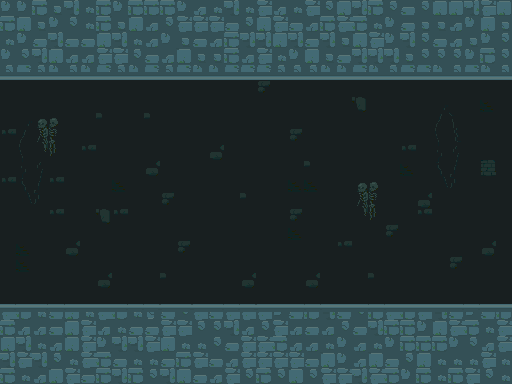

This game map was drawn from its Tiled (.tmx) file and the tilesets committed beside it. A one-line description and the trimmed map source follow:
An orthogonal 32x24 tile map with 16x16 px tiles, 2 tile layers (Tile Layer 1, Tile Layer 2) and 2 objects.

<map version="1.0" orientation="orthogonal" renderorder="right-down" width="32" height="24" tilewidth="16" tileheight="16" nextobjectid="5">
 <tileset firstgid="1" name="dungeon-prison-theme-tilesheet" tilewidth="16" tileheight="16" tilecount="288">
  <image source="../assets/Sprites/Worlds/dungeon-prison-theme-tilesheet.png" width="256" height="288" />
 </tileset>
 <layer name="Tile Layer 1" width="32" height="24">
  <data>[768 cells, 768 non-empty, 31 distinct tile ids]</data>
 </layer>
 <layer name="Tile Layer 2" width="32" height="24">
  <data>[768 cells, 99 non-empty, 18 distinct tile ids]</data>
 </layer>
 <objectgroup name="Object Layer 1">
  <object id="1" x="0.666667" y="0" width="512" height="80" />
  <object id="4" x="1.33333" y="306.667" width="511.333" height="77.3333" />
 </objectgroup>
</map>
